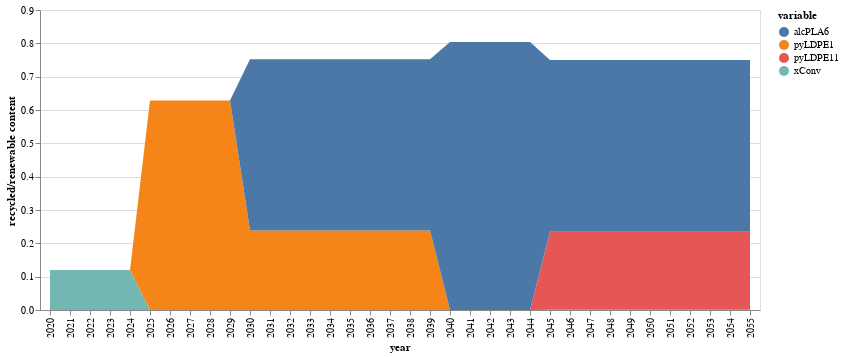

Write notebook code for a chart like this one.
### Code cell
function conventional(t)
    return initial[1,5]*(1-sum(JuMP.values.(xk)[k,t] for k in 1:nrow(compromise)))
end

function innovation(i,t)
    if i==1
        return sum(JuMP.values.(xk)[k,t]*(compromise[k,5])+JuMP.values.(xk)[k,t]*(compromise[k,6]) for k=i:i)
    else
        return sum(JuMP.values.(xk)[k,t]*(compromise[k,5])+JuMP.values.(xk)[k,t]*(compromise[k,6]) for k=i:i )
    end
end

conv=zeros(51)


inn_co2=zeros(nrow(compromise),51)

for k in 1:nrow(compromise)
    inn_co2[k,1]=0
end
j=0
for t in 2:51
    if 0 ≤ t ≤ 5
        j=1
    elseif 6 ≤ t ≤ 10
        j=2
    elseif 6 ≤ t ≤ 10
        j=3
    elseif 11 ≤ t ≤ 15
        j=4
    elseif 16 ≤ t ≤ 20
        j=5
    elseif 21 ≤ t ≤ 25
        j=6
    else
        j=7
    end
        
    conv[t]=conventional(j)
    for k in 1:nrow(compromise)
        inn_co2[k,t]=innovation(k,j)
    end
end
conv[1:5].=initial[1,5]

sNames = ["conv","inn1","inn2","inn3","inn4","inn5","inn6","inn7","inn8","inn9","inn10"]
xLabels = []
for i in 2020:2070
    push!(xLabels,string(i))
end

#df = DataFrame(year=xLabels, conv=conv, inn1=inn_co2[1,:],inn2=inn_co2[2,:],inn3=inn_co2[3,:],inn4=inn_co2[4,:],
#        inn5=inn_co2[5,:],inn6=inn_co2[6,:],inn7=inn_co2[7,:],inn8=inn_co2[8,:],inn9=inn_co2[9,:],inn10=inn_co2[10,:])
df = DataFrame(vcat(conv',inn_co2)',:auto)


df=df[1:36,:]

df=df[!, any.(>(0), eachcol(df))]
df[!,:year]=xLabels[1:36]
rename!(df,[:x1,:x93,:x104,:x222] .=> [:xConv,:pyLDPE1,:pyLDPE11,:alcPLA6])

#df |> stack |> @vlplot(:area, x=:year, y={:value, stack=:zero, title="recycled/renewable content"}, color="variable:n",legend=:sNames) 


#rename!(df,[:conv,:inn5,:inn10] .=> [:Conventional,:LDPE_Pyrolysis,:PLA_Alcoholysis])

circular_inn=df |> stack |> @vlplot(:area, x=:year, y={:value, stack=:zero, title="recycled/renewable content"}, color="variable:n",legend=:sNames) 

#save("./result-case-roadmap/circularity-roadmap.svg", circular_inn)
circular_inn

### Figure 1 — Vega-Lite specification as saved in the notebook (floating-point values rounded to 4 significant figures; data arrays with more than 128 entries replaced by an {"elided": "..."} marker saying what was removed)
{"data": {"values": {"elided": "144 records"}}, "encoding": {"color": {"field": "variable", "type": "nominal"}, "x": {"field": "year"}, "y": {"field": "value", "stack": "zero", "title": "recycled/renewable content", "type": "quantitative"}}, "legend": "sNames", "mark": "area"}
